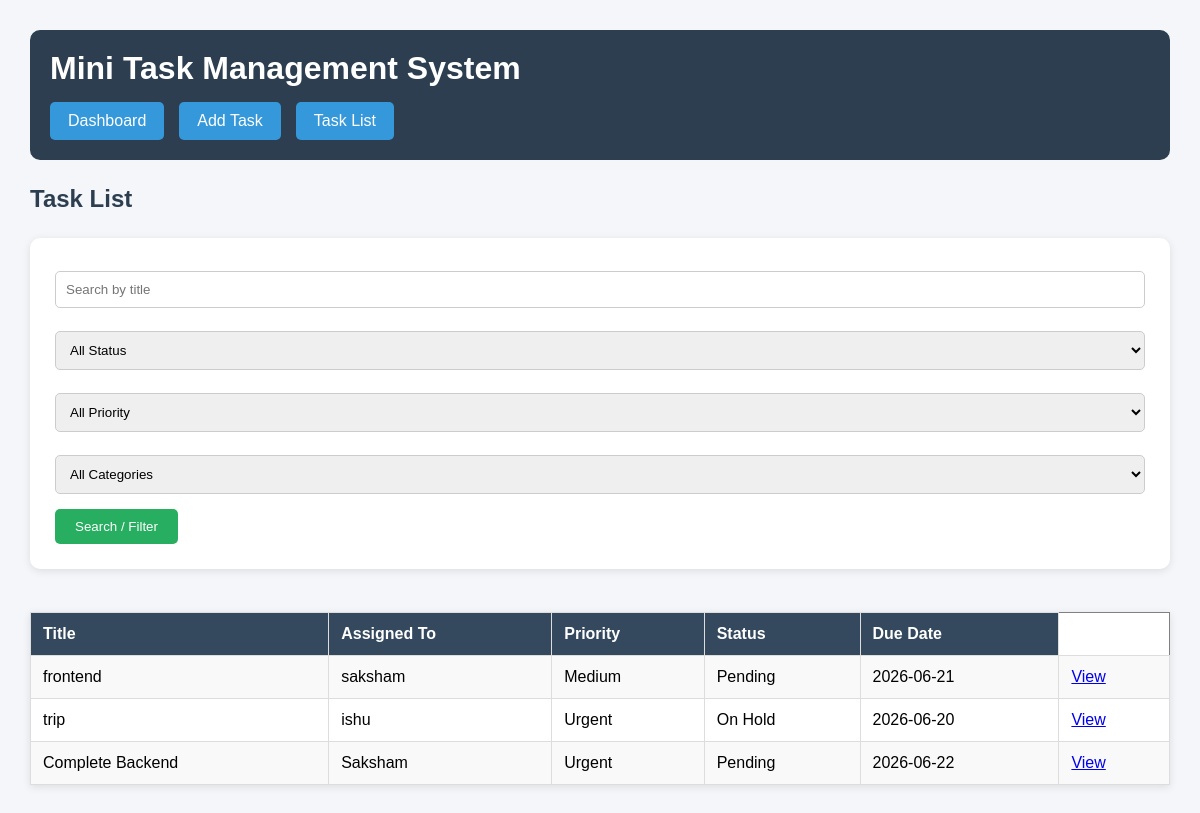
The page /tasks on the database its author committed.
### app/models.py (models this page shows)
class Task(Base):
    __tablename__ = 'tasks'
    id = Column(Integer,primary_key=True, index = True)
    title = Column(String,nullable=False)
    description = Column(Text)
    assigned_to = Column(String, nullable=False)
    created_by = Column(String, nullable= False)
    priority = Column(String, nullable=False)
    due_date = Column(DateTime, nullable=False)
    category = Column(String)
    status = Column(String, default="Pending")
    created_at = Column(DateTime, default=datetime.now)
    updated_at = Column(
        DateTime,
        default=datetime.now,
        onupdate=datetime.now
    )
    completed_at = Column(DateTime, nullable=True)
    comments = relationship(
        "Comment",
        back_populates="task"
    )
    histories = relationship(
        "TaskHistory",
        back_populates="task"
    )

### app/main.py (the view)
@app.get("/tasks")
def task_list(
    request: Request,
    search: str = "",
    status: str = "",
    priority: str = "",
    category: str = "",
    db: Session = Depends(get_db)
):
    tasks_query = db.query(models.Task)
    if search:
        tasks_query = tasks_query.filter(
            models.Task.title.ilike(f"%{search}%")
        )
    if status:
        tasks_query = tasks_query.filter(
            models.Task.status == status
        )
    if priority:
        tasks_query = tasks_query.filter(
            models.Task.priority == priority
        )
    if category:
        tasks_query = tasks_query.filter(
            models.Task.category == category
        )
    tasks = tasks_query.all()
    return templates.TemplateResponse(
        "task_list.html",
        {
            "request": request,
            "tasks": tasks,
            "search": search,
            "status": status,
            "priority": priority,
            "category": category
        }
    )

### app/templates/task_list.html (shortened to what this page needs)
{% extends "base.html" %}
{% block content %}
<h2 class="page-title">Task List</h2>
<form method="get" action="/tasks">
    <input
        type="text"
        name="search"
        placeholder="Search by title"
        value="{{ search }}"
    >
    <select name="status">
        <option value="">All Status</option>
    </select>
    <select name="priority">
        <option value="">All Priority</option>
    </select>
    <select name="category">
        <option value="">All Categories</option>
    </select>
    <button type="submit">
        Search / Filter
    </button>
</form>
<br>
<table border="1">
<tr>
    <th>Title</th>
    <th>Assigned To</th>
    <th>Priority</th>
    <th>Status</th>
    <th>Due Date</th>
</tr>
{% for task in tasks %}
<tr>
    <td>{{ task.title }}</td>
    <td>{{ task.assigned_to }}</td>
    <td>{{ task.priority }}</td>
    <td>{{ task.status }}</td>
    <td>{{ task.due_date.date() }}</td>
    <td>
        <a href= "/task/{{ task.id }}">
            View
        </a>
    </td>
</tr>
{% endfor %}
</table>
{% endblock %}

### app/templates/base.html (shortened to what this page needs)
<!DOCTYPE html>
<html>
<head>
    <link rel="stylesheet"
          href="/static/style.css">
</head>
<body>
<div class="header">
    <h1>Mini Task Management System</h1>
    <nav>
        <a href="/">Dashboard</a>
        <a href="/add-task">Add Task</a>
        <a href="/tasks">Task List</a>
    </nav>
</div>
{% block content %}
{% endblock %}
</body>
</html>

### app/static/style.css (style rules this page uses)
* { margin:0; padding:0; box-sizing:border-box; font-family: Arial, sans-serif; }
body { background:#f4f6f9; padding:30px; }
.header { background:#2c3e50; color:white; padding:20px; border-radius:10px; margin-bottom:20px; }
.header h1 { margin-bottom:15px; }
nav { display:flex; gap:15px; }
nav a { text-decoration:none; color:white; background:#3498db; padding:10px 18px; border-radius:5px; transition:0.3s; }
.page-title { margin:25px 0; color:#2c3e50; }
form { background:white; padding:25px; border-radius:10px; box-shadow:0 2px 8px rgba(0,0,0,0.1); margin-bottom:25px; }
input, textarea, select { width:100%; padding:10px; margin-top:8px; margin-bottom:15px; border:1px solid #ccc; border-radius:5px; }
button { background:#27ae60; color:white; border:none; padding:10px 20px; border-radius:5px; cursor:pointer; }
table { width:100%; border-collapse:collapse; background:white; box-shadow:0 2px 8px rgba(0,0,0,0.1); }
table th { background:#34495e; color:white; }
table th, table td { padding:12px; border:1px solid #ddd; text-align:left; }
table tr:nth-child(even) { background:#f9f9f9; }

### rows shown on the page
Task: title "frontend", assigned_to "saksham", priority "Medium", status "Pending", due_date "2026-06-21"
Task: title "trip", assigned_to "ishu", priority "Urgent", status "On Hold", due_date "2026-06-20"
Task: title "Complete Backend", assigned_to "Saksham", priority "Urgent", status "Pending", due_date "2026-06-22"
